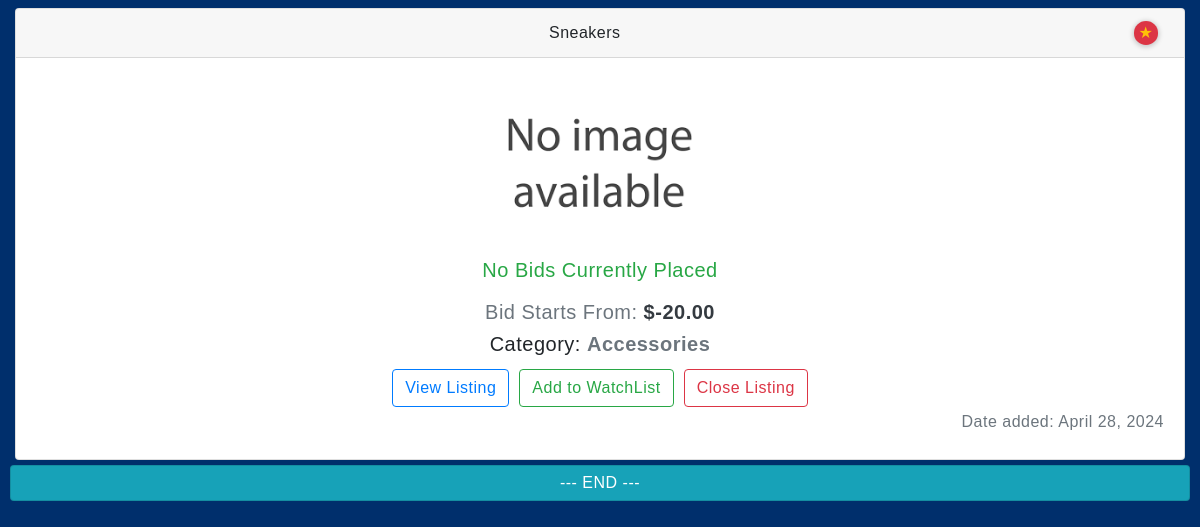
The app's page /user_listings (signed in, lower part), older data.
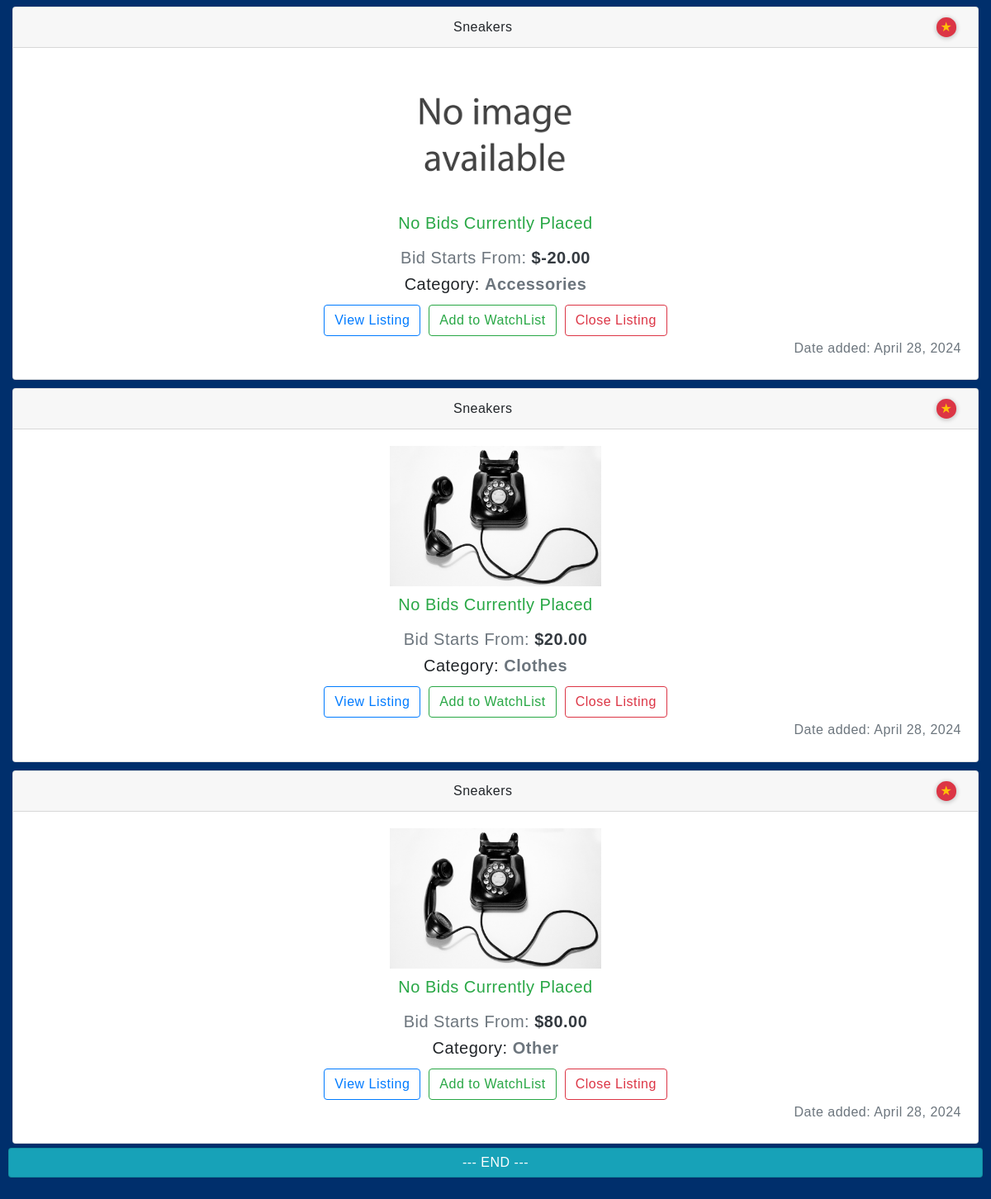
The same page, newer data.
### auctions/models.py (models this page shows, shortened)
class Listing(models.Model):
    CATEGORIES = [
        ('Accessories', 'Accessories'),
        ('Antiques', 'Antiques'),
        ('Clothes', 'Clothes'),
        ('Decoration', 'Decoration'),
        ('Electronics', 'Electronics'),
        ('Valuables', 'Valueables'),
        ('Other', 'Other'),
    ]
    STATUS = [
        ('Pending', 'Pending'),
        ('Closed', 'Closed'),
    ]
    DEFAULT_USER = 1
    name = models.CharField(max_length = 100, blank = False)
    initial = models.DecimalField(max_digits = 10, decimal_places = 2)
    user = models.ForeignKey(User, blank = False, on_delete = models.CASCADE, default = DEFAULT_USER)
    image = models.ImageField(default = 'None/NIA.png')
    category = models.CharField(max_length = 11, choices = CATEGORIES, default = 'Other')
    status = models.CharField(max_length = 7, choices = STATUS, default = 'Pending')
    created = models.DateField(auto_now_add = True)

### auctions/decorators.py (the view)
    def wrapper_func(request, *args, **kwargs):
        if not request.user.is_authenticated:
            return redirect('auctions:index')
        return view_func(request, *args, **kwargs)

### auctions/views.py (called while the page is built)
@Authenticated_user
def user_listings(request):
    listings = []
    current_user_listings = Listing.objects.filter(user=request.user, status='Pending')
    for item in current_user_listings:
        try:
            bid = Bid.objects.get(listing=item)
        except:
            bid = None
        listings.append({
            'listing': item,
            'bid': bid,
        })
    context = {
        'listings': listings,
    }
    return render(request, "auctions/userlistings.html", context)

### auctions/templates/auctions/userlistings.html (shortened to what this page needs)
{% extends "auctions/layout.html" %}
{% block body %}
  {% if listings %}
  <ul class="listings">
    {% for list in listings %}
    <li>
      <div class="card">
        <div class="card-header">
          {{ list.listing.name }}
          {% if list.listing.user == user %}
          <div class="owned-icon" title="You Own This Listing">
            ★
          </div>
          {% endif %}
        </div>
        <div class="card-body">
          <img alt="{{ list.listing.name }} - img" src="{{ list.listing.image.url }}" height="170" />
          {% if list.bid != None %}
          <h5 class="list-cost" style="color: var(--danger)">Bidding has started on this item</h5>
          <h5 class="list-cost">Current Highest Bid: <strong style="color: var(--warning)">${{ list.bid.highest_bid }}</strong></h5>
          {% else %}
          <h5 class="list-cost" style="color: var(--success)">No Bids Currently Placed</h5>
          <h5 class="list-cost">Bid Starts From: <strong>${{ list.listing.initial }}</strong> </h5>
          {% endif %}
          <h5> Category: <strong style="color: var(--gray)">{{ list.listing.category }}</strong> </h5>
          <div class="links-box">
            <a class="btn btn-outline-primary" href="{% url 'auctions:listing' list.listing.id %}">View Listing</a>
            <a class="btn btn-outline-success" href="{% url 'auctions:add_to' list.listing.id %}">Add to WatchList</a>
            {% if list.listing.user == user %}
            <a class="btn btn-outline-danger" href="{% url 'auctions:close_listing' list.listing.id %}">Close Listing</a>
            {% endif %}
          </div>
          <h6 class="text-muted right-align">Date added: {{ list.listing.created }}</h6>
        </div>
      </div>
    </li>
    {% endfor %}
    <li class="card card-header bg-info">
      <div style="text-align: center; color: white;"> --- END --- </div>
    </li>
  </ul>
  {% else %}
  <div class="alert alert-info">
    You don't currently possess any active listings.
  </div>
  {% endif %}
{% endblock %}

### auctions/templates/auctions/layout.html (shortened to what this page needs)
{% load static %}
<!DOCTYPE html>
<html lang="en">
  <head>
    <link rel="stylesheet" href="https://stackpath.bootstrapcdn.com/bootstrap/4.4.1/css/bootstrap.min.css">
    <link href="{% static 'auctions/styles.css' %}" rel="stylesheet">
  </head>
  <body>
    <br>
    {% block body %}
    {% endblock %}
  </body>
</html>

### auctions/static/auctions/styles.css (style rules this page uses)
:root { --primary: #f47321; --light: #ffffff; --blue: #002f6c; --gray: #6c757d; --gray-dark: #343a40; --indigo: #6610f2; --success: #28a745; --warning: #ffc107; --danger: #dc3545; }
* { padding: 0px; margin: 0px; box-sizing: border-box; font-family: 'Product Sans', sans-serif; letter-spacing: 0.5px; transition: all ease-out 0.5s all; }
ul { list-style-type: none; }
body { padding: 10px; background-color: var(--blue); }
.listings { justify-content: center; text-align: center; }
.listings > li { padding: 5px; }
.list-cost { padding-top: 10px; color: var(--gray); }
.list-cost > strong { color: var(--dark); }
.right-align { text-align: right; }
.links-box { display: inline-flex; }
.owned-icon { display: block; float: right; margin-right: 0.5%; color: var(--warning); background-color: var(--danger); padding: 0 5px 0 5px; border-radius: 50%; box-shadow: 0 1px 5px 1px rgba(0, 0, 0, 0.2); cursor: pointer; }
.links-box { flex-wrap: wrap; justify-content: space-around; }
.links-box > * { margin: 5px; }

Row changes from the older to the newer data that the page shows:
added Listing: listing.name "Sneakers", listing.image (picture), listing.initial "20.00", listing.category "Clothes", shows "Close Listing", listing.created "April 28, 2024"
added Listing: listing.name "Sneakers", listing.image (picture), listing.initial "80.00", listing.category "Other", shows "Close Listing", listing.created "April 28, 2024"
